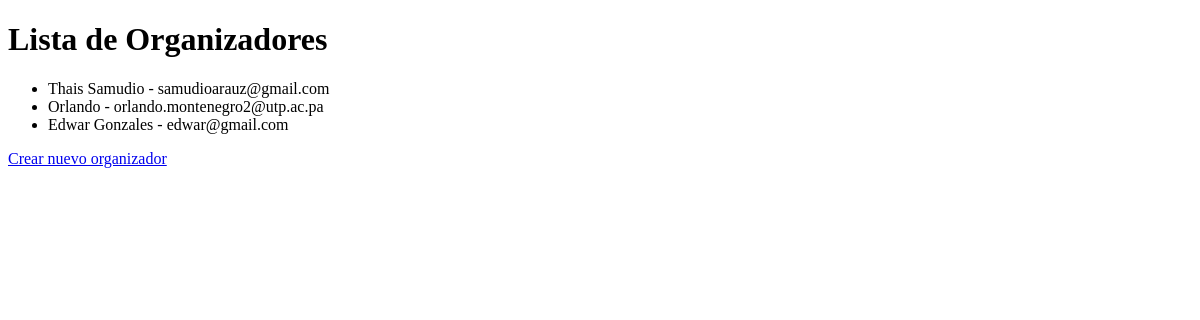
/organizadores/, run on an earlier commit of the app's database.
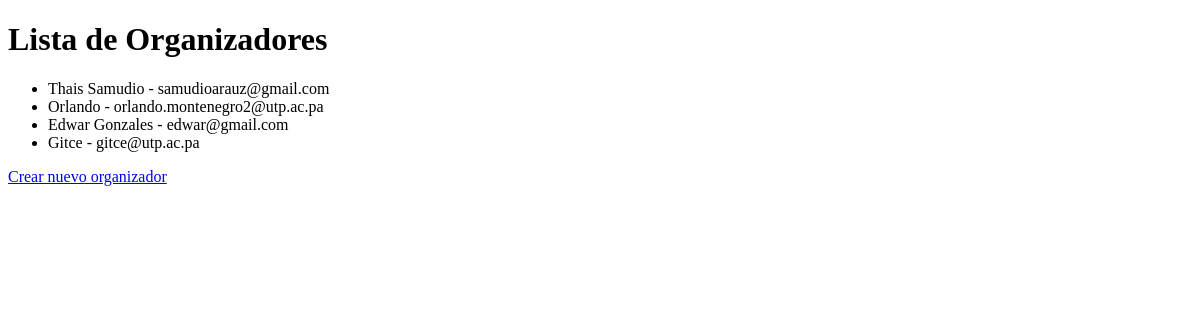
And on a later commit of the database.
### eventos/models.py (models this page shows, shortened)
class Organizador(models.Model):
    nombre = models.CharField(max_length=100)
    email = models.EmailField()

### eventos/views.py (the view)
# urls.py: path('organizadores/', views.OrganizadorListView.as_view(), name='organizador-list'),
class OrganizadorListView(ListView):
    model = Organizador
    template_name = 'organizador_list.html'
    context_object_name = 'organizadores'

### eventos/templates/organizador_list.html (shortened to what this page needs)
<!DOCTYPE html>
<html>
<head>
</head>
<body>
    <h1>Lista de Organizadores</h1>
    <ul>
        {% for organizador in organizadores %}
            <li>{{ organizador.nombre }} - {{ organizador.email }}</li>
        {% empty %}
            <li>No hay organizadores.</li>
        {% endfor %}
    </ul>
    <a href="{% url 'organizador-crear' %}">Crear nuevo organizador</a>
</body>
</html>

What changed in the data, as far as the page shows it:
added Organizador: nombre "Gitce", email "gitce@utp.ac.pa"
